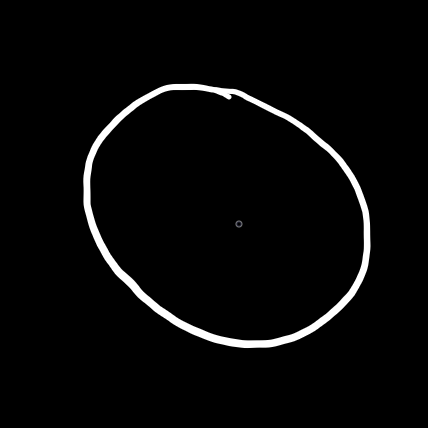
#> input picture images/circle/circle.png, 428 x 428 px
$ python -i ImageUtils.py   (imports and definitions only)
#> lines starting #> are read from the running program, lines starting #| are printed output that depends on the picture; after the words box and inside, x2 and y2 are one past the last pixel; in counts of white or black regions, pixels touching at a corner belong together
#> further down, picture is the input picture: shape (428, 428, 3); mean B, G, R 8, 8, 8
import cv2
import time
import numpy as np
from GlobalConstants import IMAGE_HEIGHT, IMAGE_WIDTH
from config import CAPTURE_FOLDER

THRESHOLD_VALUE = 200
THRESHOLD_DELTA = 20

kernel = np.ones((10,10),np.uint8)

def saveImage(img):
    filename = "char" + str(time.time()) + "-capture.png"
    cv2.imwrite(CAPTURE_FOLDER + "/" + filename, img)
    print("===IMAGE SAVED===")

def dilateImage(img):
    return cv2.dilate(img, kernel, iterations = 1)


# Filters everything but the brightest spot in a frame
# Returns a black / white image of the bright spot
def showBrightSpot(img):
    img = cv2.cvtColor(img, cv2.COLOR_BGR2GRAY)
    img = cv2.dilate(img, None, iterations=4)
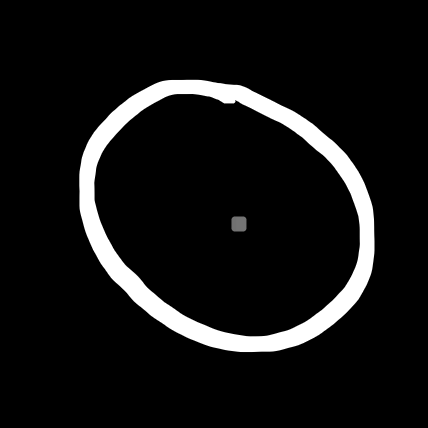
#> img: shape (428, 428); min 0, max 255, mean 20.2
    # img = cv2.GaussianBlur(img, (5, 5), 0)

    # Adjust threshold to the brightest spot in the frame, so we don't lose track if it flickers
    THRESHOLD_VALUE = cv2.minMaxLoc(img)[1] - THRESHOLD_DELTA
#> THRESHOLD_VALUE = 235
    img = cv2.threshold(img, THRESHOLD_VALUE, 255, cv2.THRESH_BINARY)[1]
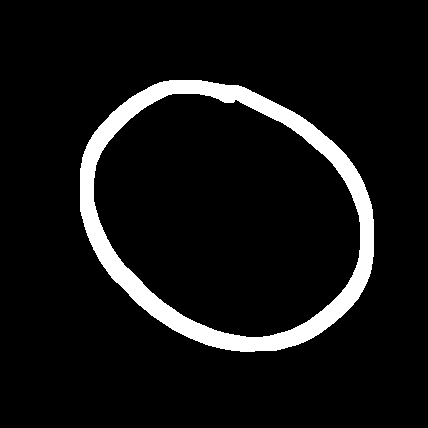
#> img: shape (428, 428); 7.5% white; 1 white region, box (x1, y1, x2, y2) and area: (80, 80, 374, 352) 13703

    return img

>>> import cv2
>>> picture = cv2.imread('images/circle/circle.png')
>>> result = showBrightSpot(picture)
